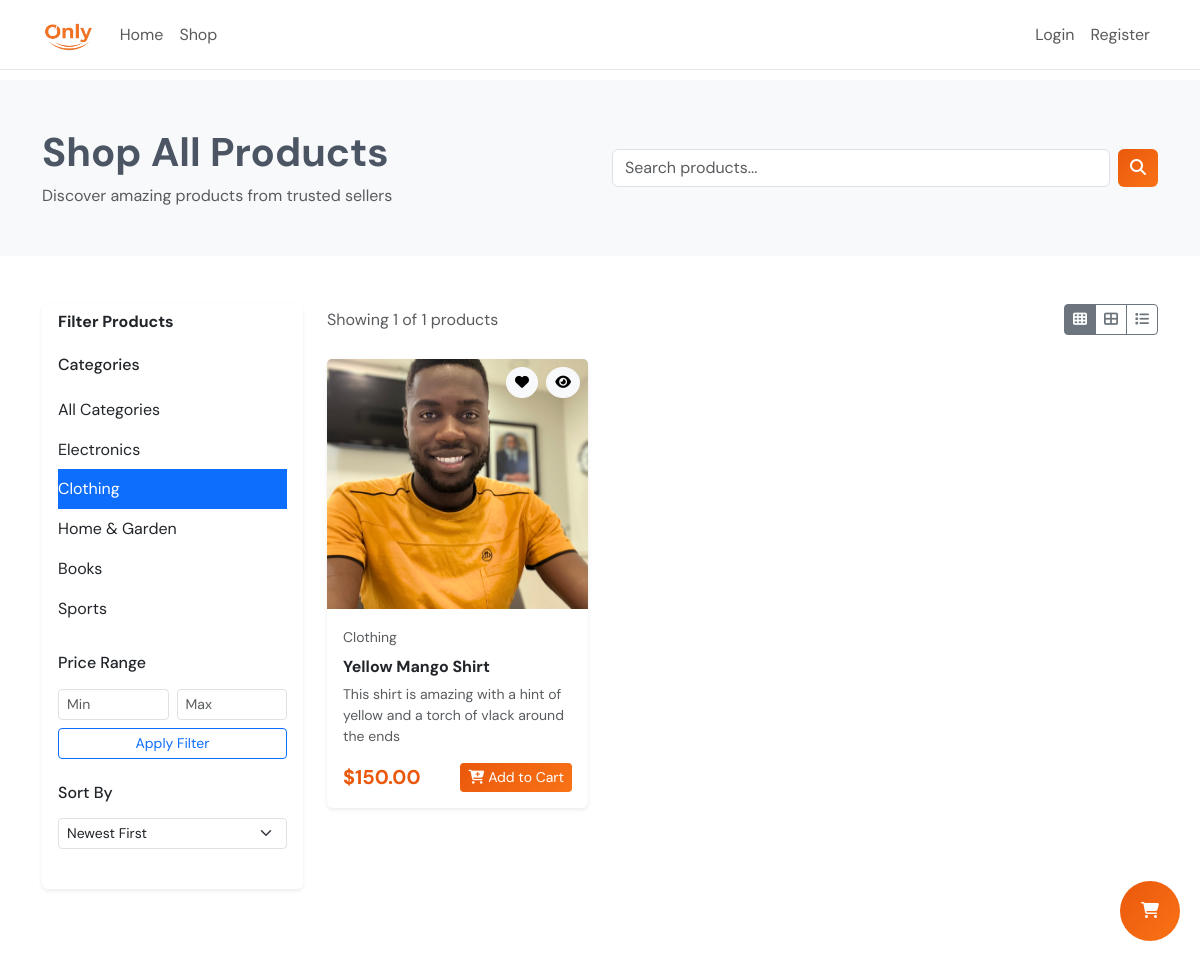
Before: /shop?category=2 with the older database file.
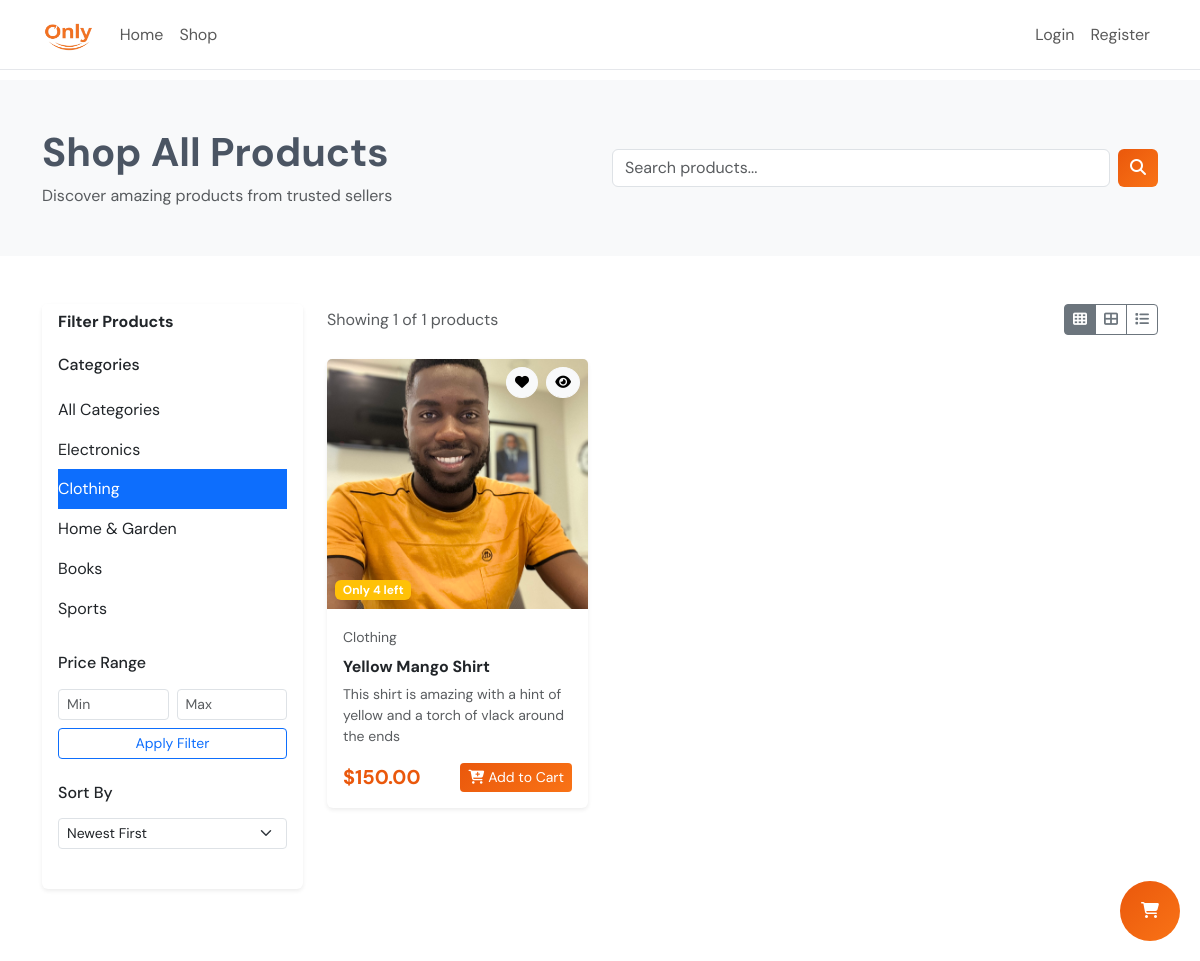
After: the same page with the newer database file.
### models/models.py (models this page shows)
class Category(db.Model):
    id = db.Column(db.Integer, primary_key=True)
    name = db.Column(db.String(100), nullable=False)
    description = db.Column(db.Text)
    products = db.relationship('Product', backref='category', lazy=True)

class Product(db.Model):
    id = db.Column(db.Integer, primary_key=True)
    name = db.Column(db.String(200), nullable=False)
    description = db.Column(db.Text)
    price = db.Column(db.Numeric(10, 2), nullable=False)
    stock_quantity = db.Column(db.Integer, default=0)
    image_url = db.Column(db.String(200))
    created_at = db.Column(db.DateTime, default=datetime.utcnow)
    category_id = db.Column(db.Integer, db.ForeignKey('category.id'), nullable=False)
    seller_id = db.Column(db.Integer, db.ForeignKey('user.id'), nullable=False)
    order_items = db.relationship('OrderItem', backref='product', lazy=True)

### app.py (the view)
@app.route('/shop')
def shop():
    page = request.args.get('page', 1, type=int)
    category_id = request.args.get('category', type=int)
    search = request.args.get('search', '')
    query = Product.query
    if category_id:
        query = query.filter_by(category_id=category_id)
    if search:
        query = query.filter(Product.name.contains(search))
    products = query.paginate(
        page=page, per_page=12, error_out=False
    )
    categories = Category.query.all()
    return render_template('shop.html', products=products, categories=categories,
                         current_category=category_id, search=search)

### app.py (called while the page is built)
@app.context_processor
def inject_cart_count():
    return dict(get_cart_count=get_cart_count)

### templates/shop.html (shortened to what this page needs)
{% extends "base.html" %}
{% block content %}
<section class="bg-light py-5">
    <div class="container">
        <div class="row align-items-center">
            <div class="col-md-6">
                <h1 class="fw-bold mb-2">Shop All Products</h1>
                <p class="text-muted mb-0">Discover amazing products from trusted sellers</p>
            </div>
            <div class="col-md-6">
                <form method="GET" class="d-flex">
                    <input type="search" name="search" class="form-control me-2"
                           placeholder="Search products..." value="{{ search or '' }}">
                    <button type="submit" class="btn btn-primary">
                        <i class="fas fa-search"></i>
                    </button>
                </form>
            </div>
        </div>
    </div>
</section>
<div class="container py-5">
    <div class="row">
        <div class="col-lg-3 mb-4">
            <div class="card border-0 shadow-sm">
                <div class="card-header bg-white border-0">
                    <h6 class="mb-0 fw-bold">Filter Products</h6>
                </div>
                <div class="card-body">
                    <div class="mb-4">
                        <h6 class="fw-medium mb-3">Categories</h6>
                        <div class="list-group list-group-flush">
                            <a href="{{ url_for('shop') }}"
                               class="list-group-item list-group-item-action border-0 px-0 {% if not current_category %}active{% endif %}">
                                All Categories
                            </a>
                            {% for category in categories %}
                            <a href="{{ url_for('shop', category=category.id) }}"
                               class="list-group-item list-group-item-action border-0 px-0 {% if current_category == category.id %}active{% endif %}">
                                {{ category.name }}
                            </a>
                            {% endfor %}
                        </div>
                    </div>
                    <div class="mb-4">
                        <h6 class="fw-medium mb-3">Price Range</h6>
                        <div class="row g-2">
                            <div class="col-6">
                                <input type="number" class="form-control form-control-sm" placeholder="Min" id="minPrice">
                            </div>
                            <div class="col-6">
                                <input type="number" class="form-control form-control-sm" placeholder="Max" id="maxPrice">
                            </div>
                        </div>
                        <button class="btn btn-outline-primary btn-sm w-100 mt-2" onclick="applyPriceFilter()">
                            Apply Filter
                        </button>
                    </div>
                    <div class="mb-4">
                        <h6 class="fw-medium mb-3">Sort By</h6>
                        <select class="form-select form-select-sm" id="sortBy" onchange="applySorting()">
                            <option value="newest">Newest First</option>
                        </select>
                    </div>
                </div>
            </div>
        </div>
        <div class="col-lg-9">
            <div class="d-flex justify-content-between align-items-center mb-4">
                <div>
                    <p class="text-muted mb-0">
                        Showing {{ products.items|length }} of {{ products.total }} products
                    </p>
                </div>
                <div class="btn-group" role="group">
                    <button type="button" class="btn btn-outline-secondary btn-sm active" onclick="setGridView(3)">
                        <i class="fas fa-th"></i>
                    </button>
                    <button type="button" class="btn btn-outline-secondary btn-sm" onclick="setGridView(4)">
                        <i class="fas fa-th-large"></i>
                    </button>
                    <button type="button" class="btn btn-outline-secondary btn-sm" onclick="setListView()">
                        <i class="fas fa-list"></i>
                    </button>
                </div>
            </div>
            <div class="row g-4" id="productsGrid">
                {% for product in products.items %}
                <div class="col-md-6 col-lg-4 product-item">
                    <div class="card h-100 border-0 shadow-sm product-card">
                        <div class="position-relative">
                            <img src="{{ product.image_url or '/placeholder.svg?height=250&width=300' }}"
                                 class="card-img-top" alt="{{ product.name }}"
                                 style="height: 250px; object-fit: cover;">
                            <div class="position-absolute top-0 end-0 p-2">
                                <button class="btn btn-light btn-sm rounded-circle me-1"
                                        onclick="addToWishlist(event, '{{ product.id }}')" title="Add to Wishlist">
                                    <i class="fas fa-heart"></i>
                                </button>
                                <button class="btn btn-light btn-sm rounded-circle"
                                        onclick="quickView('{{ product.id }}')" title="Quick View">
                                    <i class="fas fa-eye"></i>
                                </button>
                            </div>
                            {% if product.stock_quantity < 5 %}
                            <div class="position-absolute bottom-0 start-0 p-2">
                                <span class="badge bg-warning">Only {{ product.stock_quantity }} left</span>
                            </div>
                            {% endif %}
                        </div>
                        <div class="card-body d-flex flex-column">
                            <div class="mb-2">
                                <small class="text-muted">{{ product.category.name }}</small>
                            </div>
                            <h6 class="card-title fw-bold mb-2">
                                <a href="{{ url_for('product_detail', product_id=product.id) }}"
                                   class="text-decoration-none text-dark">
                                    {{ product.name }}
                                </a>
                            </h6>
                            <p class="card-text text-muted small flex-grow-1">
                                {{ product.description[:100] }}{% if product.description|length > 100 %}...{% endif %}
                            </p>
                            <div class="d-flex justify-content-between align-items-center mt-auto">
                                <div>
                                    <span class="h5 mb-0 fw-bold" style="color: #ea580c;">
                                        ${{ "%.2f"|format(product.price) }}
                                    </span>
                                </div>
                                <form method="POST" action="{{ url_for('add_to_cart', product_id=product.id) }}" class="d-inline">
                                    <button type="submit" class="btn btn-primary btn-sm"
                                            {% if product.stock_quantity == 0 %}disabled{% endif %}>
                                        {% if product.stock_quantity == 0 %}
                                            Out of Stock
                                        {% else %}
                                            <i class="fas fa-cart-plus me-1"></i>Add to Cart
                                        {% endif %}
                                    </button>
                                </form>
                            </div>
                        </div>
                    </div>
                </div>
                {% endfor %}
            </div>
        </div>
    </div>
</div>
{% endblock %}

### templates/base.html (shortened to what this page needs)
<!DOCTYPE html>
<html lang="en">
<head>
    <link href="https://cdn.jsdelivr.net/npm/bootstrap@5.3.0/dist/css/bootstrap.min.css" rel="stylesheet">
    <link rel="stylesheet" href="https://cdnjs.cloudflare.com/ajax/libs/font-awesome/6.4.0/css/all.min.css">
    <link rel="stylesheet" href="{{ url_for('static', filename='css/style.css') }}">
</head>
<body>
    <nav class="navbar navbar-expand-lg navbar-light fixed-top">
        <div class="container">
            <a class="navbar-brand" href="{{ url_for('home') }}">
                <img src="{{ url_for('static', filename='images/logo-color.png') }}"
                     alt="logo" class="img-fluid" style="height: 1.9rem; width: auto;">
            </a>
            <div class="collapse navbar-collapse" id="navbarNav">
                <ul class="navbar-nav me-auto">
                    <li class="nav-item">
                        <a class="nav-link" href="{{ url_for('home') }}">Home</a>
                    </li>
                    <li class="nav-item">
                        <a class="nav-link" href="{{ url_for('shop') }}">Shop</a>
                    </li>
                </ul>
                <ul class="navbar-nav">
                    {% if session.user_id %}
                        <li class="nav-item dropdown">
                            <a class="nav-link dropdown-toggle" href="#" role="button" data-bs-toggle="dropdown">
                                <i class="fas fa-user me-1"></i>{{ session.username }}
                            </a>
                            <ul class="dropdown-menu">
                                {% if session.user_role == 'buyer' %}
                                <li><a class="dropdown-item" href="{{ url_for('order_history') }}">Order History</a></li>
                                {% endif %}
                                <li><hr class="dropdown-divider"></li>
                                <li><a class="dropdown-item" href="{{ url_for('logout') }}">Logout</a></li>
                            </ul>
                        </li>
                    {% else %}
                        <li class="nav-item">
                            <a class="nav-link" href="{{ url_for('login') }}">Login</a>
                        </li>
                        <li class="nav-item">
                            <a class="nav-link" href="{{ url_for('register') }}">Register</a>
                        </li>
                    {% endif %}
                </ul>
            </div>
        </div>
    </nav>
    <main style="padding-top: 80px;">
        {% block content %}{% endblock %}
    </main>
    {% if not request.endpoint in ['login', 'register'] %}
    <div class="floating-cart">
        <button class="btn btn-primary rounded-circle p-3" onclick="toggleMiniCart()" style="width: 60px; height: 60px;" id="floatingCartBtn">
            <i class="fas fa-shopping-cart"></i>
        </button>
    </div>
    {% endif %}
</body>
</html>

### static/css/style.css (style rules this page uses)
.floating-cart { position: fixed; bottom: 20px; right: 20px; z-index: 1000; transition: all 0.3s ease; }
.product-card { transition: all 0.3s ease; border: 1px solid #e5e7eb; }
.btn-primary { background: linear-gradient(135deg, #ea580c, #f97316); border: none; transition: all 0.3s ease; }
.navbar-brand { font-weight: bold; font-size: 1.5rem; color: #ea580c !important; }

### templates/base.html (style rules this page uses)
body { font-family: 'DM Sans', sans-serif; background-color: #ffffff; color: #4b5563; }
.navbar { background: rgba(255, 255, 255, 0.95) !important; backdrop-filter: blur(10px); border-bottom: 1px solid #e5e7eb; }
.navbar-brand { background: linear-gradient(135deg, #ea580c, #f97316); -webkit-background-clip: text; -webkit-text-fill-color: transparent; background-clip: text; font-weight: 700; font-size: 1.8rem; }

Changed rows visible on the page:
changed Product "Yellow Mango Shirt": stock_quantity (not shown) → "4"
